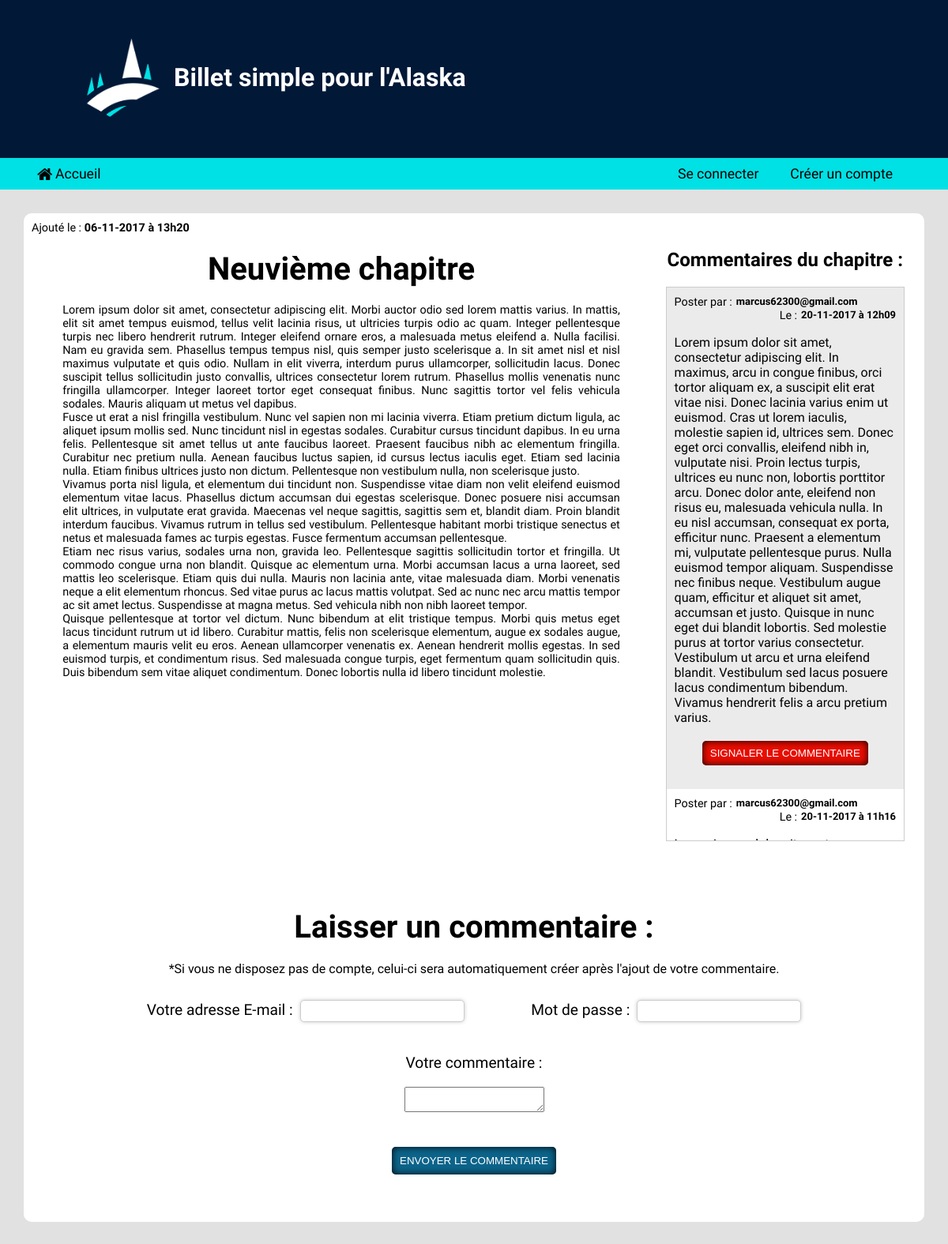
/index.php?action=ticket&id=9, run on the app's committed database.
### tables this page shows
CREATE TABLE `tickets` (
  `id` int(11) NOT NULL,
  `title` varchar(255) NOT NULL,
  `content` text NOT NULL,
  `dateTimeAdd` datetime NOT NULL,
  `dateTimeLastModified` datetime DEFAULT NULL
);

CREATE TABLE `comments` (
  `id` int(11) NOT NULL,
  `content` text NOT NULL,
  `dateTimeAdd` datetime NOT NULL,
  `idTicket` int(11) NOT NULL,
  `idMember` int(11) NOT NULL,
  `alert` tinyint(1) NOT NULL
);

CREATE TABLE `members` (
  `id` int(11) NOT NULL,
  `emailAdress` varchar(255) NOT NULL,
  `password` varchar(255) NOT NULL,
  `status` varchar(20) NOT NULL
);

### Controler/Frontend/ControlerDisplayTicket.php (called while the page is built, shortened)
<?php
require_once('Model/TicketsManager.php');
require_once('Model/CommentsManager.php');
class ControlerDisplayTicket
{
    private $_ticketManager;
    private $_commentManager;
    public function displayTicket($idTicket)
    {
        $ticket = $this->ticketManager()->getTicket($idTicket);
        $commentsTicket = $this->commentManager()->getListCommentsTicket($idTicket);
        $viewDisplayTicket = new View('DisplayTicket');
        $viewDisplayTicket->generate(array(
            'ticket' => $ticket,
            'commentsTicket' => $commentsTicket
        ));
    }
    public function setTicketManager($ticketManager) { $this->_ticketManager = $ticketManager; }
    public function ticketManager() { return $this->_ticketManager; }
    public function setCommentManager($commentManager) { $this->_commentManager = $commentManager; }
    public function commentManager() { return $this->_commentManager; }
}

### index.php (called while the page is built, shortened)
<?php
$router = new Router();
$router->routeRequest();

### model/TicketsManager.php (called while the page is built, shortened)
<?php
require_once('Ticket.php');
class TicketsManager extends Manager
{
    public function getTicket($id)
    {
        $bdd = $this->bddConnect();
        $request = $bdd->prepare('SELECT title, content, DATE_FORMAT(dateTimeAdd, \'%d-%m-%Y à %Hh%i\') AS dateTimeAdd, DATE_FORMAT(dateTimeLastModified, \'%d-%m-%Y à %Hh%i\') AS dateTimeModified FROM tickets WHERE id = :id');
        $request->bindValue(':id', $id, PDO::PARAM_INT);
        $request->execute() or die(print_r($request->errorInfo(), TRUE));
        $data = $request->fetch();
        $ticket = new Ticket($data);
        return $ticket;
    }
}

### model/Ticket.php (called while the page is built, shortened)
<?php
class Ticket
{
    private $_title;
    private $_content;
    private $_dateTimeAdd;
    public function hydrate(array $donnees)
    {
        foreach($donnees as $key => $value)
        {
            $method = 'set'.ucfirst($key);
        }
    }
    public function setTitle($title)
    {
        $this->_title = $title;
    }
    public function setContent($content)
    {
        $this->_content = $content;
    }
    public function setDateTimeAdd($dateTimeAdd)
    {
        $this->_dateTimeAdd = $dateTimeAdd;
    }
    public function title()
    {
        return $this->_title;
    }
    public function content()
    {
        return $this->_content;
    }
    public function dateTimeAdd()
    {
        return $this->_dateTimeAdd;
    }
}

### model/CommentsManager.php (called while the page is built, shortened)
<?php
require_once('CommentsJoin.php');
class CommentsManager extends Manager
{
    public function getListCommentsTicket($id)
    {
        $bdd = $this->bddConnect();
        $request = $bdd->prepare('SELECT com.id idComment, DATE_FORMAT(com.dateTimeAdd, \'%d-%m-%Y à %Hh%i\') AS dateTimeAddComment, com.content contentComment, com.alert alertComment, m.emailAdress mailMember, t.title titleTicket FROM comments com INNER JOIN members m ON com.idMember = m.id INNER JOIN tickets t ON com.idTicket = t.id WHERE com.idTicket = :idTicket ORDER BY com.alert DESC, com.dateTimeAdd DESC');
        $request->bindValue(':idTicket', $id, PDO::PARAM_INT);
        $request->execute() or die(print_r($request->errorInfo(), TRUE));
        $comment = $request->fetchAll();
        for($i = 0; $i < count($comment); $i++)
        {
            $comment[$i] = new CommentsJoin($comment[$i]);
        }
        return $comment;
    }
}

### Model/CommentsJoin.php (called while the page is built, shortened)
<?php
class CommentsJoin
{
    private $_dateTimeAddComment;
    private $_contentComment;
    private $_alertComment;
    private $_mailMember;
    public function hydrate(array $donnees)
    {
        foreach($donnees as $key => $value)
        {
            $method = 'set'.ucfirst($key);
        }
    }
    public function setDateTimeAddComment($dateTimeAddComment) { $this->_dateTimeAddComment = $dateTimeAddComment; }
    public function setContentComment($contentComment) { $this->_contentComment = $contentComment; }
    public function setAlertComment($alertComment) { $this->_alertComment = $alertComment; }
    public function setMailMember($mailMember) { $this->_mailMember = $mailMember; }
    public function dateTimeAddComment() { return $this->_dateTimeAddComment; }
    public function contentComment() { return $this->_contentComment; }
    public function alertComment() { return $this->_alertComment; }
    public function mailMember() { return $this->_mailMember; }
}

### view/frontend/viewDisplayTicket.php (the view, shortened to what this page needs)
<section id="sectionTicket">
    <article id="displayTicket">
        <p>Ajouté le : <span class="strong"><?= $ticket->dateTimeAdd(); ?></span></p>
        <h1 class="titleTicket"><?= $ticket->title(); ?></h1>
        <div id="contentTicket">
            <?= $ticket->content(); ?>
        </div>
    </article>
    <article id="displayComments">
        <h1>Commentaires du chapitre :</h1>
        <div id="listComments">
            <?php for($i = 0; $i < count($commentsTicket); $i++) : ?>
                <?php
                    if($commentsTicket[$i]->alertComment() == 1)
                    {
                ?>
                    <div class="commentSignal">
                <?php
                    }
                    else
                    {
                ?>
                    <div class="comment">
                <?php
                    }
                ?>
                    <p class="headerComment">
                        <span>Poster par : <span class="strong"><?= $commentsTicket[$i]->mailMember(); ?></span></span>
                        <span>Le : <span class="strong"><?= $commentsTicket[$i]->dateTimeAddComment(); ?></span></span>
                    </p>
                    <div class="contentComment">
                        <?= $commentsTicket[$i]->contentComment(); ?>
                    </div>
                    <form action="index.php?action=ticket" method="post">
                        <p>
                            <?php
                            if($commentsTicket[$i]->alertComment() == 1)
                            {
                            ?>
                                <input type="submit" class="buttonBlog" value="Commentaire signaler" disabled>
                            <?php
                            }
                            else
                            {
                            ?>
                                <input type="submit" class="buttonBlog" value="Signaler le commentaire">
                            <?php
                            }
                            ?>
                        </p>
                    </form>
                </div>
            <?php endfor; ?>
        </div>
    </article>
    <article id="registrationPostComment">
        <h1>Laisser un commentaire :</h1>
        <p id="textPost">*Si vous ne disposez pas de compte, celui-ci sera automatiquement créer après l'ajout de votre commentaire.</p>
        <form action="index.php?action=ticket" method="post">
            <div id="fieldsSeized">
            <?php
            if(isset($_SESSION['emailAdress']))
            {
            ?>
                <p>
                    <label for="emailAdress">Votre adresse E-mail :</label>
                    <input type="email" name="emailAdress" id="emailAdress" value="<?= $_SESSION['emailAdress']; ?>" disabled>
                    <input type="hidden" name="emailAdress" id="emailAdress" value="<?= $_SESSION['emailAdress']; ?>">
                </p>
            <?php
            }
            else
            {
            ?>
                <p>
                    <label for="emailAdress">Votre adresse E-mail :</label>
                    <input type="email" name="emailAdress" id="emailAdress">
                </p>
                <p>
                    <label for="password">Mot de passe :</label>
                    <input type="password" name="password" id="password">
                </p>
            <?php
            }
            ?>
            </div>
            <div id="seizedComment">
                <p>
                    <label for="comment">Votre commentaire :</label><br>
                    <textarea name="comment"></textarea>
                </p>
            </div>
            <p>
                <input type="submit" class="buttonBlog" value="Envoyer le commentaire">
            </p>
        </form>
    </article>
</section>

### Contenu/css/style.css (style rules this page uses)
* { margin: 0; padding: 0; }
body { width: 100%; height: 100%; background-color: #e1e1e1; font-family: 'El Messiri', sans-serif; }

### Contenu/css/styleFrontend.css (style rules this page uses)
section { margin: 30px; padding: 10px; background-color: #fff; border-radius: 10px; }
.strong { font-weight: bold; }
form { text-align: center; }
form label { font-size: 1.2em; }
.buttonBlog { background-color: #0c648a; padding: 10px; color: #fff; border: none; cursor: pointer; border-radius: 5px; text-decoration: none; box-shadow: inset 0 0 10px #000; text-transform: uppercase; transition: all 0.5s; }
.titleTicket { font-family: Pattaya, sans-serif; font-size: 1.2em; }
#sectionTicket { display: flex; justify-content: space-between; flex-wrap: wrap; }
#displayTicket { width: 70%; }
#displayTicket p { font-size: 0.9em; }
#displayTicket h1 { margin: 20px 0; font-size: 2.5em; text-align: center; }
#contentTicket { width: 90%; margin: 0 auto; text-align: justify; }
#displayComments { width: 27%; padding: 15px; border-radius: 10px; }
#displayComments h1 { text-align: center; font-size: 1.5em; margin: 20px 0; }
#listComments { overflow-y: scroll; background-color: #fff; border: 1px solid #ccc; height: 700px; }
.comment, .commentSignal { padding: 10px; }
.comment:nth-child(odd) { background-color: rgba(204, 204, 204, 0.4); }
.comment:nth-child(even) { background-color: #fff; }
.headerComment span { font-size: 0.9em; }
.headerComment span:first-child { float: left; }
.headerComment span span { margin-left: 5px; }
.headerComment span:last-child { float: right; }
.contentComment { margin-top: 50px; clear: both; }
.comment form input[type="submit"], .commentSignal input[type="submit"] { background-color: #E80D00; padding: 8px 10px; margin: 20px 0; }
#registrationPostComment { width: 90%; margin: 50px auto; }
#registrationPostComment h1 { margin: 20px 0; font-size: 2.5em; text-align: center; }
#textPost { text-align: center; margin-bottom: 30px; }
#fieldsSeized p { display: inline-block; }
#fieldsSeized p:last-child { margin-left: 8%; }
#fieldsSeized input { width: 200px; height: 20px; padding: 3px; margin-left: 5px; border: 1px solid #ccc; box-shadow: 0 0 5px #ccc; border-radius: 5px; }
#seizedComment { width: 90%; margin: 40px auto; }
#seizedComment label { display: block; text-align: center; }

### data on the page
tickets: title "Neuvième chapitre", content "Lorem ipsum dolor sit amet, consectetur adipiscing elit. Morbi auctor odio sed lorem mattis varius. In mattis, elit sit amet tempus euismod, tellus velit lacinia risus, ut ultricies turpis odio ac quam. Integer pellentesque turpis nec libero hendrerit rutrum. Integer eleifend ornare eros, a malesuada metus eleifend a. Nulla facilisi. Nam eu gravida sem. Phasellus tempus tempus nisl, quis semper justo scelerisque a. In sit amet nisl et nisl maximus vulputate et quis odio. Nullam in elit viverra, interdum purus ullamcorper, sollicitudin lacus. Donec suscipit tellus sollicitudin justo convallis, ultrices consectetur lorem rutrum. Phasellus mollis venenatis nunc fringilla ullamcorper. Integer…"
comments: idMember.emailAdress "marcus62300@gmail.com", dateTimeAddComment "20-11-2017 à 12h09", content "Lorem ipsum dolor sit amet, consectetur adipiscing elit. In maximus, arcu in congue finibus, orci tortor aliquam ex, a suscipit elit erat vitae nisi. Donec lacinia varius enim ut euismod. Cras ut lorem iaculis, molestie sapien id, ultrices sem. Donec eget orci convallis, eleifend nibh in, vulputate nisi. Proin lectus turpis, ultrices eu nunc non, lobortis porttitor arcu. Donec dolor ante, eleifend non risus eu, malesuada vehicula nulla. In eu nisl accumsan, consequat ex porta, efficitur nunc. Praesent a elementum mi, vulputate pellentesque purus. Nulla euismod tempor aliquam. Suspendisse nec finibus neque. Vestibulum augue quam, efficitur et aliquet sit amet, accumsan et justo. Quisque in…"
comments: idMember.emailAdress "marcus62300@gmail.com", dateTimeAddComment "20-11-2017 à 11h16"

### other printed values
$ticket->dateTimeAdd() "06-11-2017 à 13h20"
